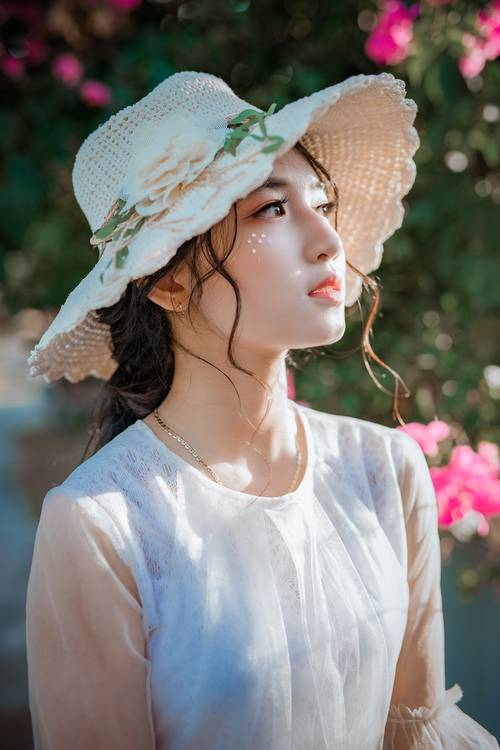
#> input picture opencv/girls_1_1.png, 500 x 750 px
$ python histogram.py
#> lines starting #> are read from the running program, lines starting #| are printed output that depends on the picture
# -*- coding:utf-8 -*-
# 本程序用于显示图片的直方图
import cv2  # 导入opencv模块
import numpy as np
import matplotlib.pyplot as plt


img = cv2.imread("girls_1_1.png")  # 导入图片，图片放在程序所在目录
#> img is the input picture: shape (750, 500, 3); mean B, G, R 116.5, 120.4, 125.4
cv2.namedWindow("imagshow", 2)  # 创建一个窗口
cv2.imshow('imagshow', img)  # 显示原始图片

# gray = cv2.cvtColor(img, cv2.COLOR_BGR2GRAY)  # 转换为灰度图
# plt.hist(gray.ravel(), 256, [0, 256])  # 计算灰度直方图
# plt.show()

# RGB
color = ('b', 'g', 'r')  # 颜色分量
for i, col in enumerate(color):
    histr = cv2.calcHist([img], [i], None, [256], [0, 256])  # 计算颜色分量直方图
    plt.plot(histr, color=col)  # 绘制直方图
    plt.xlim([0, 256])

plt.show()  # 显示直方图
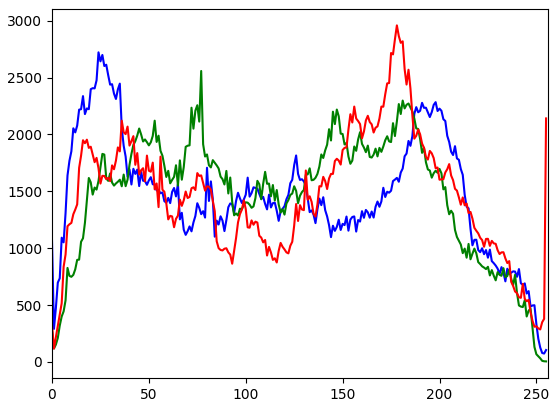
#> figure drawn by matplotlib, 1 panel; curve peaks at x = 24, y = 2722; curve peaks at x = 77, y = 2558; curve peaks at x = 178, y = 2959

cv2.waitKey()
